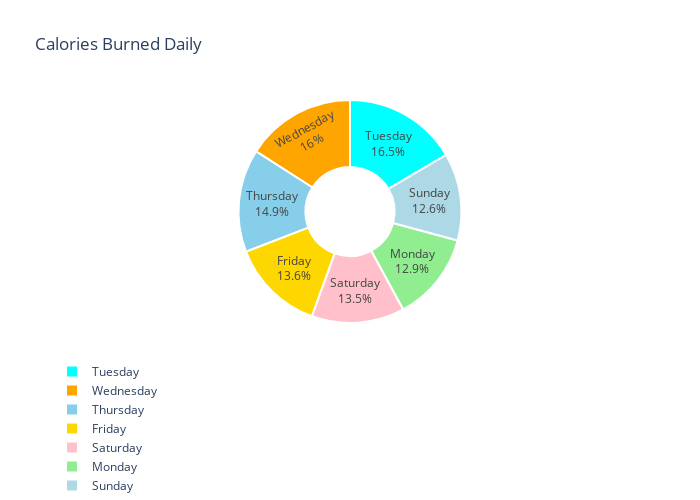

Notebook source saved alongside this figure:
### Code cell
import plotly.graph_objects as go

# Calculate the daily calories burned
calories = df.groupby("Day")["Calories"].sum().reset_index()

# Define labels, values, and colors
label = calories["Day"]
counts = calories["Calories"]
colors = ['gold', 'lightgreen', 'pink', 'lightblue', 'skyblue', 'cyan', 'orange']

# Create a pie chart
fig = go.Figure(data=[go.Pie(labels=label, values=counts, hole=0.4, textinfo='label+percent')])

# Customize the layout for a modern look
fig.update_layout(
    title_text='Calories Burned Daily',
    width=700,  # Adjust the width as needed
    height=500,  # Adjust the height as needed
    showlegend=True,
    legend=dict(orientation='h', x=0.5, y=-0.1),
    margin=dict(l=20, r=20, t=100, b=20),
)

# Customize the pie chart slices' colors and hover effects
fig.update_traces(marker=dict(colors=colors, line=dict(color='white', width=2)))

# Show the pie chart
fig.show()

### Figure 1 — Plotly figure (JSON) as saved in the notebook; plotly's stock layout.template omitted (floating-point values rounded to 4 significant figures)
{"data": [{"hole": 0.4, "labels": ["Friday", "Monday", "Saturday", "Sunday", "Thursday", "Tuesday", "Wednesday"], "marker": {"colors": ["gold", "lightgreen", "pink", "lightblue", "skyblue", "cyan", "orange"], "line": {"color": "white", "width": 2}}, "textinfo": "label+percent", "type": "pie", "values": [293805, 278905, 292016, 273823, 323337, 358114, 345393]}], "layout": {"height": 500, "legend": {"orientation": "h", "x": 0.5, "y": -0.1}, "margin": {"b": 20, "l": 20, "r": 20, "t": 100}, "showlegend": true, "title": {"text": "Calories Burned Daily"}, "width": 700}}
